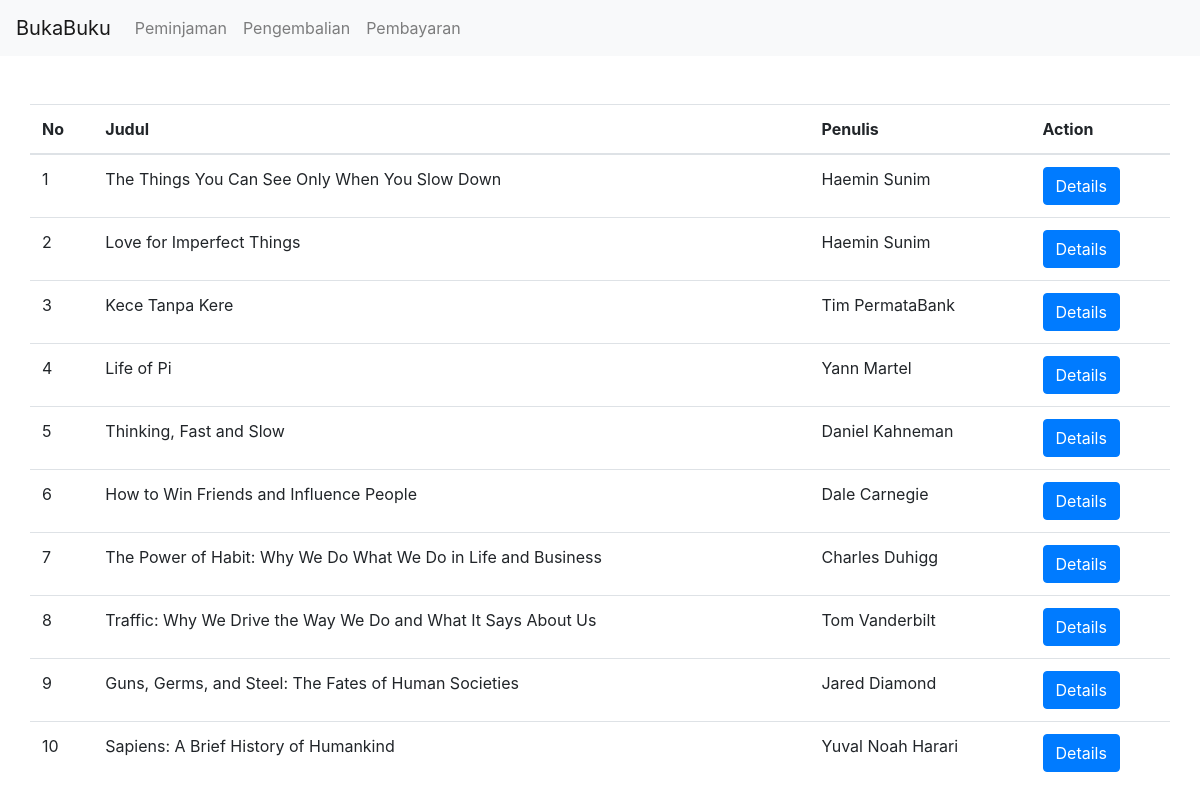
The page / on the database its author committed.
### tables this page shows
CREATE TABLE `buku` (
  `id` int(11) NOT NULL,
  `judul` varchar(255) NOT NULL,
  `penulis` varchar(45) NOT NULL,
  `genre` varchar(45) NOT NULL,
  `deskripsi` text NOT NULL,
  `image` varchar(255) NOT NULL,
  `status` int(1) NOT NULL,
  `pinjam` date NOT NULL,
  `kembali` date NOT NULL,
  `denda` bigint(20) NOT NULL
);

### index.php (the view, shortened to what this page needs)
<?php
include('koneksi.php');
$sql = ' SELECT * FROM buku ';
$result = mysqli_query($konek, $sql);
?>
<!doctype html>
<html lang="en">
    <head>
        <link rel="stylesheet" href="https://cdn.jsdelivr.net/npm/bootstrap@4.5.3/dist/css/bootstrap.min.css"
>
    </head>
    <body>
        <nav class="navbar navbar-expand-lg navbar-light bg-light">
            <a class="navbar-brand" href="#">BukaBuku</a>
            <div class="collapse navbar-collapse" id="navbarNav">
                <ul class="navbar-nav">
                    <li class="nav-item ">
                        <a class="nav-link" href="index.php">Peminjaman </a>
                    </li>
                    <li class="nav-item">
                        <a class="nav-link" href="pengembalian.php">Pengembalian</a>
                    </li>
                    <li class="nav-item">
                        <a class="nav-link" href="pembayaran.php">Pembayaran</a>
                    </li>
                </ul>
            </div>
        </nav>
        <div class="container">
            <div class="row mt-5">
                <table class="table">
                    <thead>
                        <tr>
                            <th scope="col">No</th>
                            <th scope="col">Judul</th>
                            <th scope="col">Penulis</th>
                            <th scope="col">Action</th>
                        </tr>
                    </thead>
                    <tbody>
                        <?php
                    $i = 1;
                    while ($row = mysqli_fetch_array($result, MYSQLI_ASSOC)) {
                        echo "<tr>";
                        echo "<td>$i</td>";
                        echo "<td>{$row['judul']}</td>";
                        echo "<td>{$row['penulis']}</td>";
                        echo "<td><a class='btn btn-primary 'href='detail.php?id={$row['id']}'>Details<a/>";
                        $i++;
                    }
                    ?>
                    </tbody>
                </table>
            </div>
        </div>
    </body>
</html>

### rows shown on the page
buku: judul "The Things You Can See Only When You Slow Down", penulis "Haemin Sunim"
buku: judul "Love for Imperfect Things", penulis "Haemin Sunim"
buku: judul "Kece Tanpa Kere", penulis "Tim PermataBank"
buku: judul "Life of Pi", penulis "Yann Martel"
buku: judul "Thinking, Fast and Slow", penulis "Daniel Kahneman"
buku: judul "How to Win Friends and Influence People", penulis "Dale Carnegie"
buku: judul "The Power of Habit: Why We Do What We Do in Life and Business", penulis "Charles Duhigg"
buku: judul "Traffic: Why We Drive the Way We Do and What It Says About Us", penulis "Tom Vanderbilt"
buku: judul "Guns, Germs, and Steel: The Fates of Human Societies", penulis "Jared Diamond"
buku: judul "Sapiens: A Brief History of Humankind", penulis "Yuval Noah Harari"
